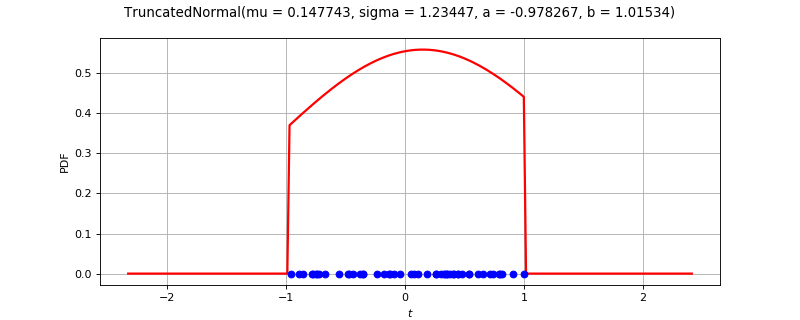

This chart was generated by the following Python code:
import openturns as ot
from matplotlib import pyplot as plt
from openturns.viewer import View
ot.RandomGenerator.SetSeed(0)
factory = ot.TruncatedNormalFactory()
ref = factory.build()
dimension = ref.getDimension()
if dimension <= 2:
    sample = ref.getSample(50)
    distribution = factory.build(sample)
    if dimension == 1:
        distribution.setDescription(['$t$'])
        pdf_graph = distribution.drawPDF(256)
        cloud = ot.Cloud(sample, ot.Sample(sample.getSize(), 1))
        cloud.setColor('blue')
        cloud.setPointStyle('fcircle')
        pdf_graph.add(cloud)
        pdf_graph.setTitle(str(distribution))
        fig = plt.figure(figsize=(10, 4))
        pdf_axis = fig.add_subplot(111)
        View(pdf_graph, figure=fig, axes=[pdf_axis], add_legend=False)
    else:
        sample = ref.getSample(500)
        distribution.setDescription(['$t_0$', '$t_1$'])
        pdf_graph = distribution.drawPDF([256]*2)
        cloud = ot.Cloud(sample)
        cloud.setColor('red')
        cloud.setPointStyle('fcircle')
        pdf_graph.add(cloud)
        pdf_graph.setTitle(str(distribution))
        fig = plt.figure(figsize=(10, 4))
        pdf_axis = fig.add_subplot(111)
        View(pdf_graph, figure=fig, axes=[pdf_axis], add_legend=False, square_axes=True)
